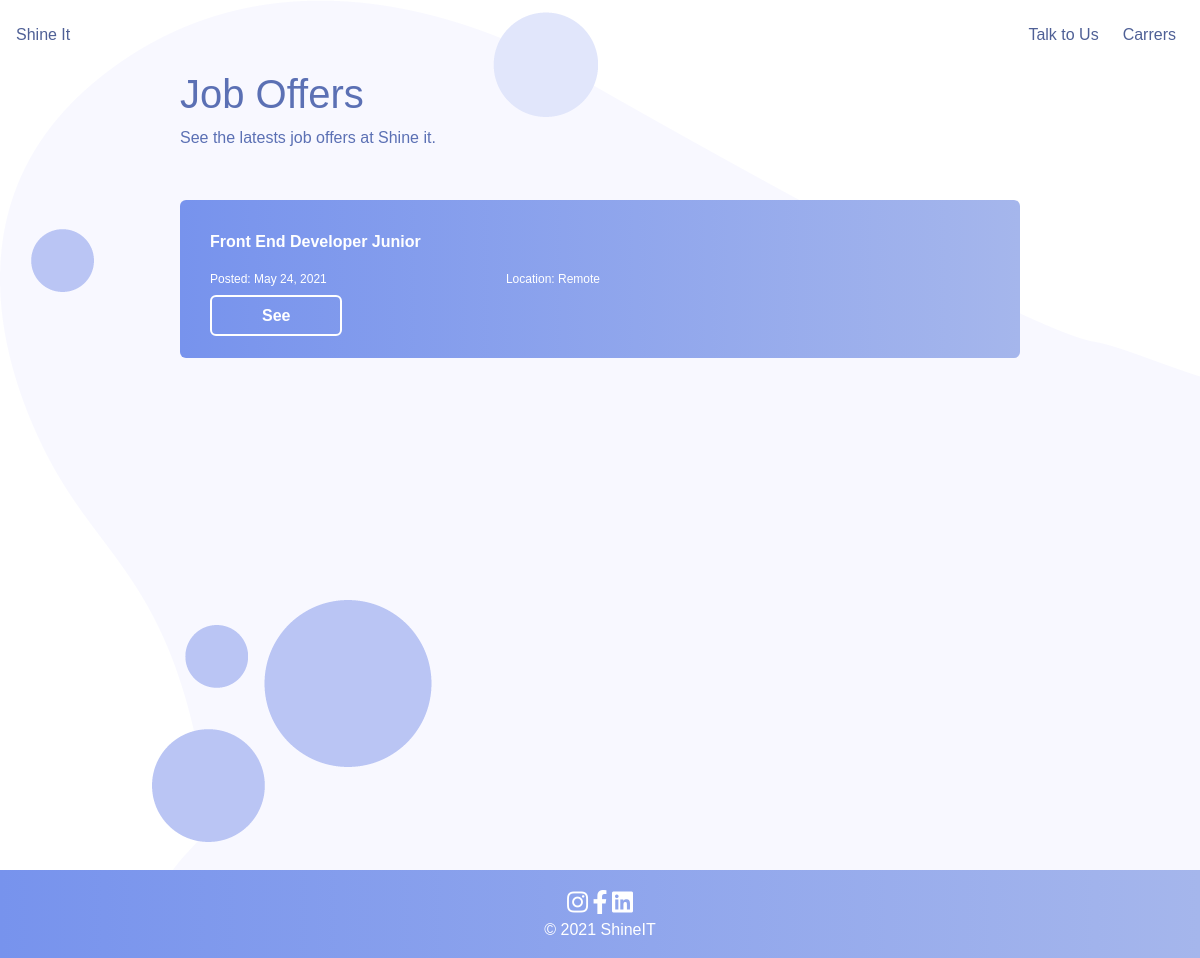
The app's page /jobs/, older data.
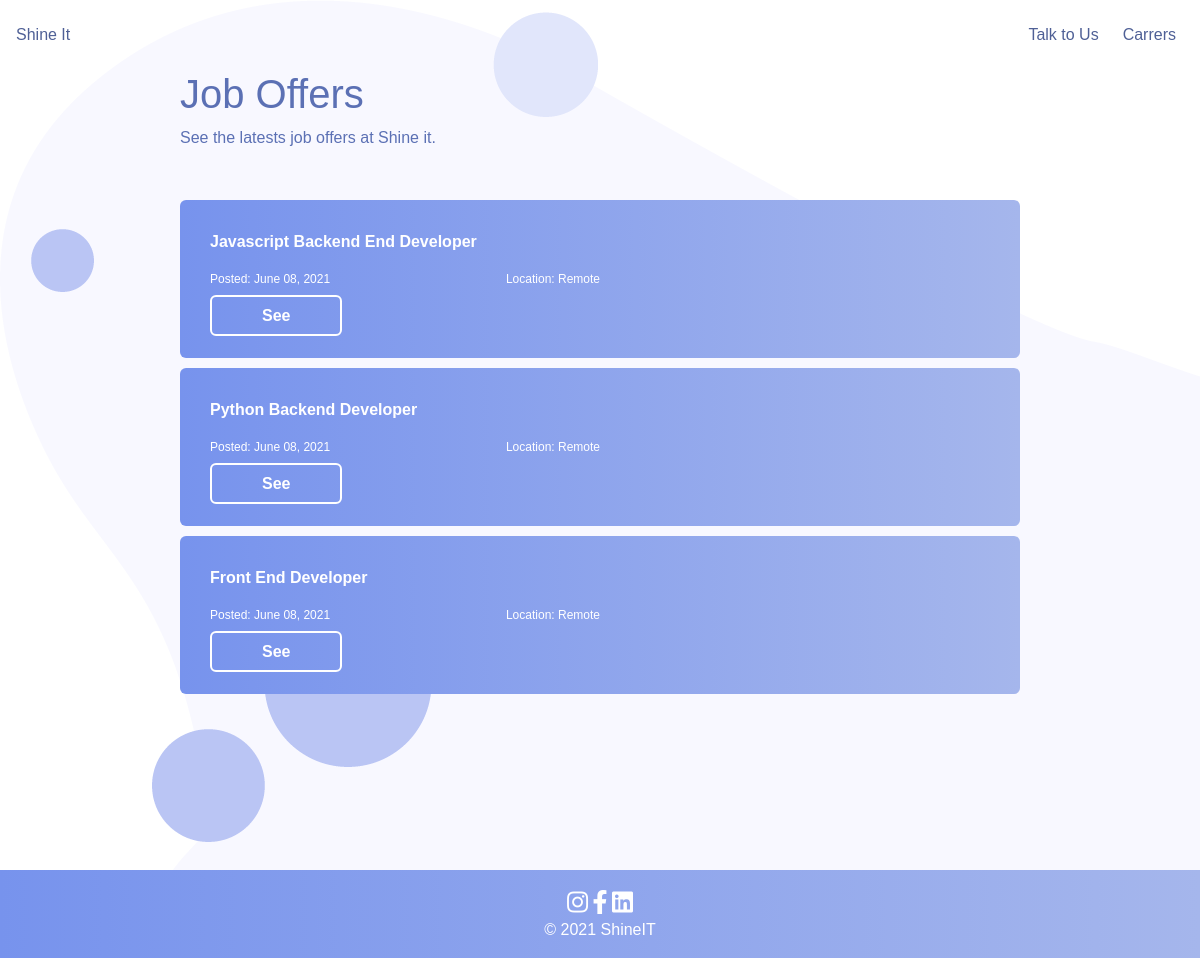
The same page, newer data.
### itsite/models.py (models this page shows, shortened)
class Post(models.Model):
    title = models.CharField(max_length=100)
    content = RichTextField(blank=False, null=False)
    date_posted = models.DateTimeField(default=timezone.now)
    author = models.ForeignKey(User, on_delete=models.CASCADE)

### itsite/views.py (the view)
# urls.py: path('jobs/', jobs, name="jobs"),
def jobs(request):
    jobs = Post.objects.all()
    return render(request, 'itsite/jobs.html', {'jobs': jobs})

### itsite/templates/itsite/jobs.html (shortened to what this page needs)
{% extends 'itsite/index.html' %}
{% block content %}
<div class="custom-container">
    <h1>Job Offers</h1>
    <p>See the latests job offers at Shine it.</p>
    <div class="jobs">
        {% for job in jobs  %}
            <div class="job-card">
                <p><b>{{ job.title }}</b></p>
                <div class="flex">
                    <p class="jobs-date">Posted: {{ job.date_posted|date:"F d, Y" }}</p>
                    <p class="jobs-date">Location: Remote</p>
                </div>
                <a class="cta cta3" href="{% url 'job' job.pk %}">See</a>
            </div>
        {% endfor %}
    </div>
</div>
{% endblock %}

### itsite/templates/itsite/index.html (shortened to what this page needs)
{% load static %}
<!DOCTYPE html>
<html>
<head>
    <link rel="stylesheet" href="../../static/itsite/css/bootstrap.min.css">
    <link rel="stylesheet" href="https://use.fontawesome.com/releases/v5.8.1/css/all.css">
    <link rel="stylesheet" href="../../static/itsite/css/navbar.css">
    <link rel="stylesheet" href="../../static/itsite/css/styles.css">
</head>
<body>
    <main>
          <header id="header">
            <a id="logo" href="{% url 'home' %}">Shine It</a>
            <nav id="nav">
              <ul id="menu" role="menu">
                <li><a href="{% url 'hire' %}">Talk to Us</a></li>
                <li><a href="{% url 'jobs' %}">Carrers</a></li>
              </ul>
            </nav>
          </header>
            <div style="min-height: 100vh">
                {% block content %}
                {% endblock %}
            </div>
    </main>
        <footer id="footer">
            <div>
                <div class="socials">
                    <a href=""><i class="fab fa-instagram"></i></a>
                    <a href=""><i class="fab fa-facebook-f"></i></a>
                    <a href=""><i class="fab fa-linkedin"></i></a>
                </div>
                <div class="footer-info">
                    <div class="rights">
                        <p>&copy; 2021 ShineIT</p>
                    </div>
                </div>
            </div>
        </footer>
</body>
</html>

### itsite/static/itsite/css/navbar.css (style rules this page uses)
ul { margin: 0px; padding: 0px; }
a { color: #4F6096; text-decoration: none; }
#header { box-sizing: border-box; height: 70px; padding: 1rem; display: flex; align-items: center; justify-content: space-between; background: transparent; }
#menu { display: flex; list-style: none; gap: 0.5rem; }
#menu a { display: block; padding: 0.5rem; }

### itsite/static/itsite/css/styles.css (style rules this page uses)
html, body { margin: 0; padding: 0; width: 100%; height: auto; font-family: "Circular", Arial, Helvetica, sans-serif; overflow-x: hidden; color: #5B70B4; background-image: url(../img/PNG/Backgrounds/bg2.png); }
a { text-decoration: none; }
ul { list-style-type: none; }
.cta { border-radius: 6px; padding-right: 50px; padding-left: 50px; padding-top: 15px; padding-bottom: 15px; font-weight: bold; }
.cta3 { border: 2px solid #fff; background: transparent; color: #fff; }
footer { background-image: linear-gradient(90deg, #7793ED, #A5B6EC); font-size: 16px; font-weight: normal; text-align: center; display: flex; justify-content: space-around; flex-wrap: wrap; }
footer a { color: white; }
footer i { font-size: 24px; border-radius: 50%; }
.socials { margin-top: 20px; }
.rights { color: #fff; }
.custom-container { width: 70%; margin: 0 auto; }
.job, .jobs { margin-top: 50px; }
.job-card { background-image: linear-gradient(90deg, #7793ED, #A5B6EC); padding: 30px; border-radius: 6px; color: white; justify-content: space-around; margin-bottom: 10px; }
.job-card a { padding-top: 10px; padding-bottom: 10px; }
.jobs-date { font-size: 12px; }
.flex { display: flex; justify-content: space-between; width: 50%; }

Row changes from the older to the newer data that the page shows:
removed Post: title "Front End Developer Junior", date_posted "May 24, 2021"
added Post: title "Javascript Backend End Developer", date_posted "June 08, 2021"
added Post: title "Python Backend Developer", date_posted "June 08, 2021"
added Post: title "Front End Developer", date_posted "June 08, 2021"
